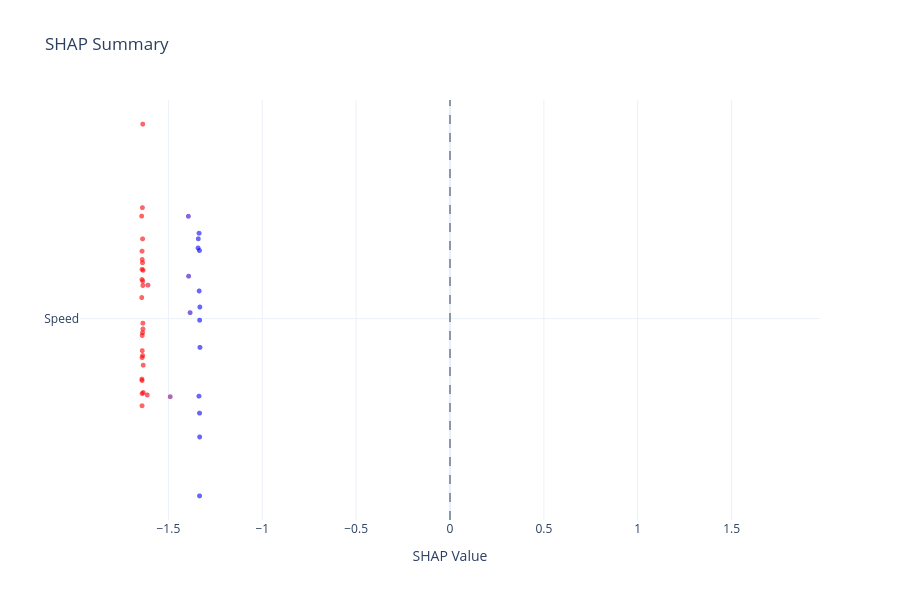

Source (notebook cell):
### Code cell
tables, figures = ask_engine(params = {
    "target": "steam",
    "grade": "3200115",
    "start": "2026-03-01",
    "end": "2026-03-10",
    "max_rows": 100,
    "background_rows": 100,
    "variables":['Speed']
}, endpoint="shap"
)
